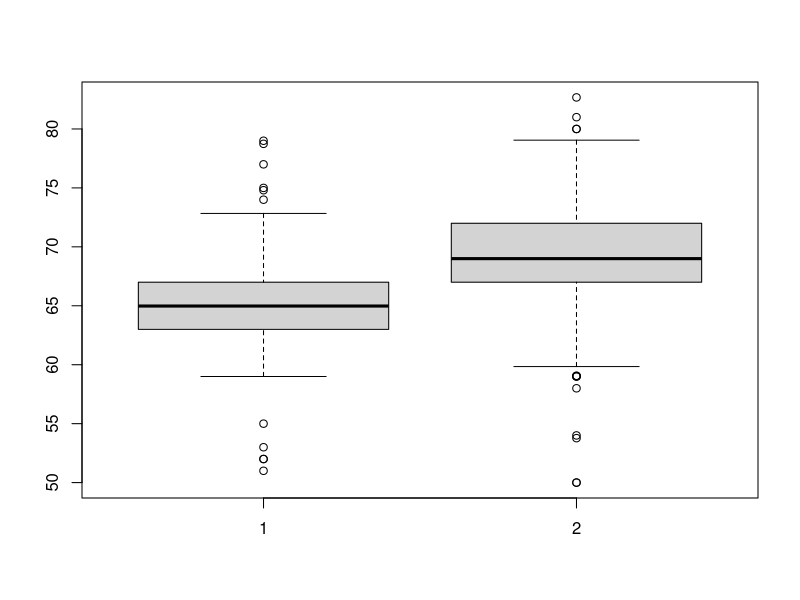

This figure's R source:
library(dslabs)
data(heights)
male <- heights$height[heights$sex=="Male"]
female <- heights$height[heights$sex=="Female"]
male_percentiles <- quantile(male, seq(0.1, 0.9, 0.2))
female_percentiles <- quantile(female, seq(0.1, 0.9, 0.2))
df <- data.frame(female = female_percentiles, male = male_percentiles)
boxplot(female, male)
